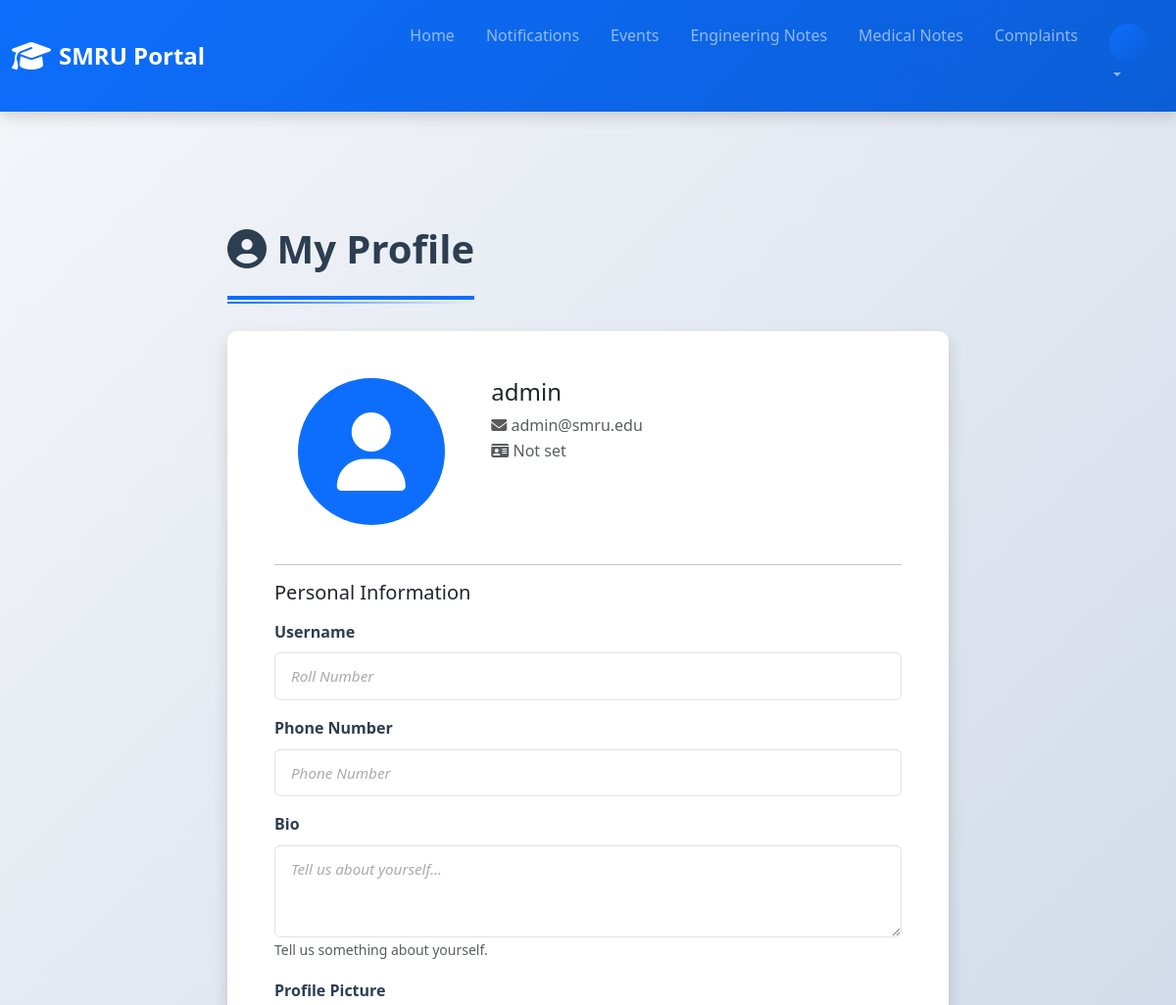
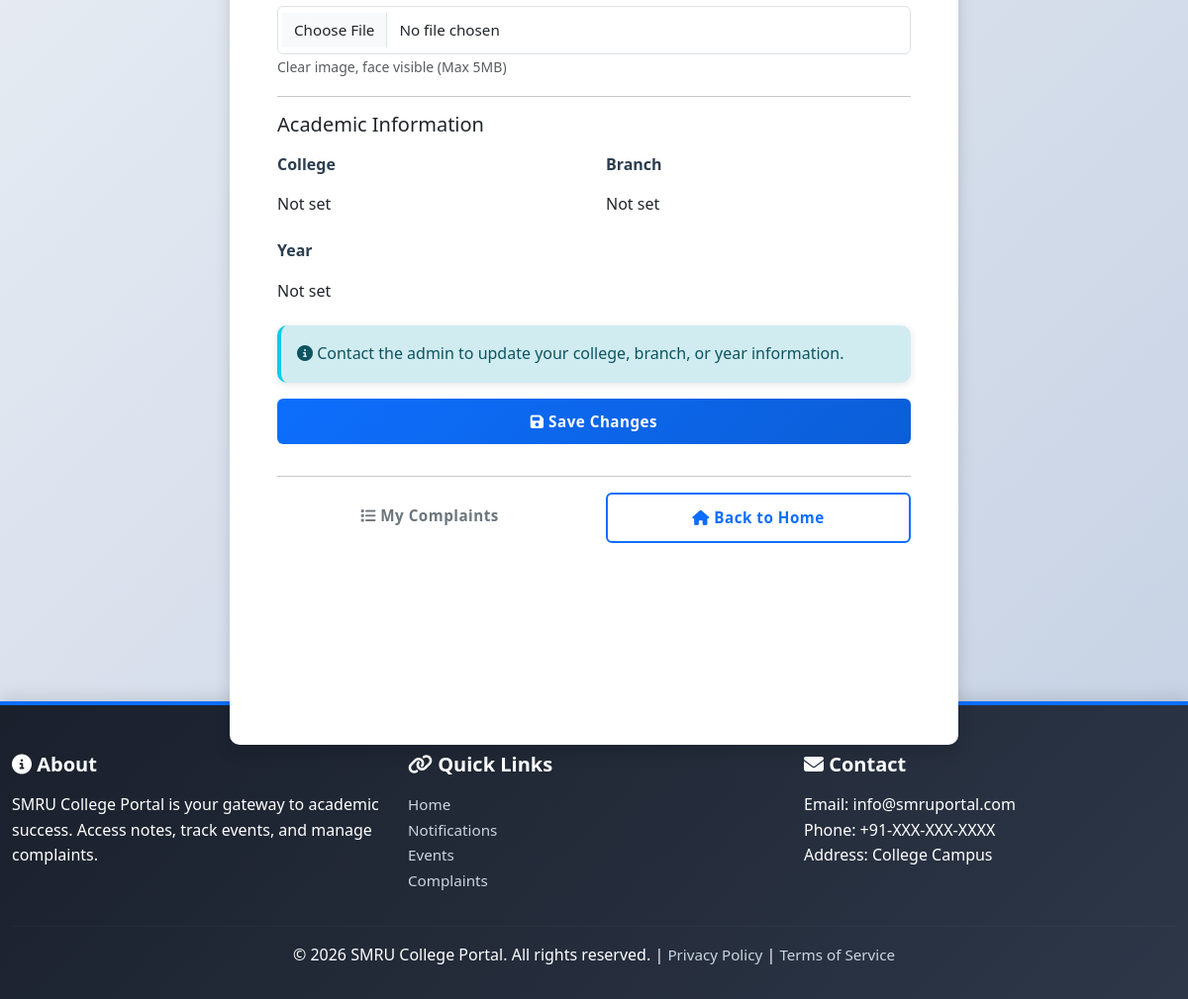
/profile/ (signed in), run on the app's committed database (2 pictures, top to bottom).
### smru/models.py (models this page shows, shortened)
class StudentProfile(models.Model):
    user = models.OneToOneField(User, on_delete=models.CASCADE, related_name='student_profile')
    roll_number = models.CharField(max_length=50, unique=True)
    college = models.ForeignKey(College, on_delete=models.SET_NULL, null=True)
    branch = models.ForeignKey(Branch, on_delete=models.SET_NULL, null=True)
    year = models.ForeignKey(Year, on_delete=models.SET_NULL, null=True)
    phone = models.CharField(max_length=15, blank=True)
    profile_picture = models.ImageField(upload_to='student_profiles/', blank=True, null=True)
    bio = models.TextField(blank=True)
    can_view_all_complaints = models.BooleanField(default=False, help_text="Allow this user to view all complaints")
    can_manage_events = models.BooleanField(default=False, help_text="Allow this user to manage events")
    can_manage_notifications = models.BooleanField(default=False, help_text="Allow this user to manage notifications")
    created_at = models.DateTimeField(auto_now_add=True)
    updated_at = models.DateTimeField(auto_now=True)
    class Meta:
        verbose_name_plural = 'Student Profiles'

### smru/views.py (the view)
# urls.py: path('profile/', views.profile, name='profile'),
@login_required(login_url='smru:login')
def profile(request):
    try:
        student_profile, created = StudentProfile.objects.get_or_create(
            user=request.user,
            defaults={
                'roll_number': request.user.username,
            }
        )
        if request.method == 'POST':
            form = StudentProfileForm(request.POST, request.FILES, instance=student_profile)
            if form.is_valid():
                form.save()
                logger.info(f"User profile updated: {request.user.username}")
                messages.success(request, 'Profile updated successfully!')
                return redirect('smru:profile')
        else:
            form = StudentProfileForm(instance=student_profile)
        return render(request, 'smru/profile.html', {
            'form': form,
            'student_profile': student_profile,
        })
    except Exception as e:
        logger.error(f"Error in profile view: {str(e)}")
        messages.error(request, 'An error occurred.')
        return redirect('smru:home')

### smru/forms.py
class StudentProfileForm(forms.ModelForm):
    class Meta:
        model = StudentProfile
        fields = ['roll_number', 'phone', 'bio', 'profile_picture']
        widgets = {
            'roll_number': forms.TextInput(attrs={
                'class': 'form-control',
                'placeholder': 'Roll Number'
            }),
            'phone': forms.TextInput(attrs={
                'class': 'form-control',
                'placeholder': 'Phone Number'
            }),
            'bio': forms.Textarea(attrs={
                'class': 'form-control',
                'placeholder': 'Tell us about yourself...',
                'rows': 3
            }),
            'profile_picture': forms.FileInput(attrs={
                'class': 'form-control',
                'accept': 'image/*'
            })
        }

### smru/templates/smru/profile.html (shortened to what this page needs)
{% extends 'smru/base.html' %}
{% block content %}
<div class="container py-5">
    <div class="row">
        <div class="col-lg-8 mx-auto">
            <h2 class="section-title">
                <i class="fas fa-user-circle"></i> My Profile
            </h2>
            <div class="card shadow">
                <div class="card-body p-5">
                    <form method="post" enctype="multipart/form-data" novalidate>
                        <div class="row">
                            <div class="col-md-4 text-center mb-4">
                                {% if student_profile.profile_picture %}
                                <img src="{{ student_profile.profile_picture.url }}" class="rounded-circle" alt="Profile" style="width: 150px; height: 150px; object-fit: cover;">
                                {% else %}
                                <div class="rounded-circle bg-primary d-inline-flex align-items-center justify-content-center" style="width: 150px; height: 150px;">
                                    <i class="fas fa-user fa-5x text-white"></i>
                                </div>
                                {% endif %}
                            </div>
                            <div class="col-md-8">
                                <h4>{{ user.get_full_name|default:user.username }}</h4>
                                <p class="text-muted">
                                    <i class="fas fa-envelope"></i> {{ user.email }}<br>
                                    <i class="fas fa-id-card"></i> {{ student_profile.roll_number|default:"Not set" }}
                                </p>
                            </div>
                        </div>
                        <hr>
                        <h5 class="mb-3">Personal Information</h5>
                        <div class="mb-3">
                            <label for="id_roll_number" class="form-label">Username</label>
                            {{ form.roll_number }}
                        </div>
                        <div class="mb-3">
                            <label for="id_phone" class="form-label">Phone Number</label>
                            {{ form.phone }}
                        </div>
                        <div class="mb-3">
                            <label for="id_bio" class="form-label">Bio</label>
                            {{ form.bio }}
                            <small class="form-text text-muted">Tell us something about yourself.</small>
                        </div>
                        <div class="mb-3">
                            <label for="id_profile_picture" class="form-label">Profile Picture</label>
                            {{ form.profile_picture }}
                            <small class="form-text text-muted">Clear image, face visible (Max 5MB)</small>
                        </div>
                        <hr>
                        <h5 class="mb-3">Academic Information</h5>
                        <div class="row">
                            <div class="col-md-6 mb-3">
                                <label class="form-label">College</label>
                                <p class="form-control-plaintext">{{ student_profile.college|default:"Not set" }}</p>
                            </div>
                            <div class="col-md-6 mb-3">
                                <label class="form-label">Branch</label>
                                <p class="form-control-plaintext">{{ student_profile.branch|default:"Not set" }}</p>
                            </div>
                        </div>
                        <div class="mb-3">
                            <label class="form-label">Year</label>
                            {% if student_profile.year %}
                            <p class="form-control-plaintext">{{ student_profile.year.name }}</p>
                            {% else %}
                            <p class="form-control-plaintext">Not set</p>
                            {% endif %}
                        </div>
                        <div class="alert alert-info">
                            <i class="fas fa-info-circle"></i>
                            Contact the admin to update your college, branch, or year information.
                        </div>
                        <button type="submit" class="btn btn-primary btn-lg w-100 mb-3">
                            <i class="fas fa-save"></i> Save Changes
                        </button>
                    </form>
                    <hr>
                    <div class="row text-center">
                        <div class="col-md-6">
                            <a href="{% url 'smru:my_complaints' %}" class="btn btn-outline-secondary w-100">
                                <i class="fas fa-list"></i> My Complaints
                            </a>
                        </div>
                        <div class="col-md-6">
                            <a href="{% url 'smru:home' %}" class="btn btn-outline-primary w-100">
                                <i class="fas fa-home"></i> Back to Home
                            </a>
                        </div>
                    </div>
                </div>
            </div>
        </div>
    </div>
</div>
{% endblock %}

### smru/templates/smru/base.html (style rules this page uses)
:root { --primary-color: #0d6efd; --primary-dark: #0b5ed7; --secondary-color: #6c757d; --success-color: #198754; --danger-color: #dc3545; --warning-color: #ffc107; --info-color: #0dcaf0; --light-bg: #f8f9fa; --white: #ffffff; --text-dark: #2c3e50; --text-light: #6c757d; --shadow-sm: 0 2px 8px rgba(0,0,0,0.1); --shadow-md: 0 5px 15px rgba(0,0,0,0.15); --shadow-lg: 0 10px 30px rgba(0,0,0,0.2); --border-radius: 10px; --transition: all 0.3s cubic-bezier(0.4, 0, 0.2, 1); }
* { margin: 0; padding: 0; box-sizing: border-box; }
html { scroll-behavior: smooth; }
body { font-family: 'Segoe UI', 'Roboto', 'Helvetica Neue', sans-serif; background: linear-gradient(135deg, #f5f7fa 0%, #c3cfe2 100%); min-height: 100vh; display: flex; flex-direction: column; color: var(--text-dark); line-height: 1.6; }
.card { border: none; border-radius: var(--border-radius); box-shadow: var(--shadow-sm); transition: var(--transition); height: 100%; overflow: hidden; background: var(--white); }
.card-body { padding: 1.5rem; }
.alert { border-radius: var(--border-radius); border: none; box-shadow: var(--shadow-sm); transition: var(--transition); border-left: 4px solid transparent; }
.alert-info { background-color: #d1ecf1; color: #0c5460; border-left-color: var(--info-color); }
.btn { border-radius: 6px; padding: 0.75rem 2rem; font-weight: 600; transition: var(--transition); border: none; font-size: 0.95rem; letter-spacing: 0.5px; }
.btn-primary { background: linear-gradient(135deg, var(--primary-color) 0%, var(--primary-dark) 100%); border-color: var(--primary-dark); color: white; }
.btn-outline-primary { color: var(--primary-color); border: 2px solid var(--primary-color); }
.form-control, .form-select { border-radius: 6px; border: 1.5px solid #dee2e6; transition: var(--transition); padding: 0.75rem 1rem; font-size: 0.95rem; }
.form-control::placeholder { color: #aaa; font-style: italic; }
.form-label { font-weight: 600; margin-bottom: 0.5rem; color: var(--text-dark); }
.section-title { font-size: 2.5rem; font-weight: 800; color: var(--text-dark); margin: 3rem 0 2rem 0; padding-bottom: 1.5rem; border-bottom: 4px solid var(--primary-color); position: relative; display: inline-block; }
.section-title::after { content: ''; position: absolute; bottom: -8px; left: 0; width: 100%; height: 2px; background: linear-gradient(90deg, var(--primary-color) 0%, transparent 100%); }

### data on the page
StudentProfile: roll_number "Not set", college "Not set", branch "Not set"

### other printed values
{{ user.get_full_name|default:user.username }} "admin"
{{ user.email }} "admin@smru.edu"
